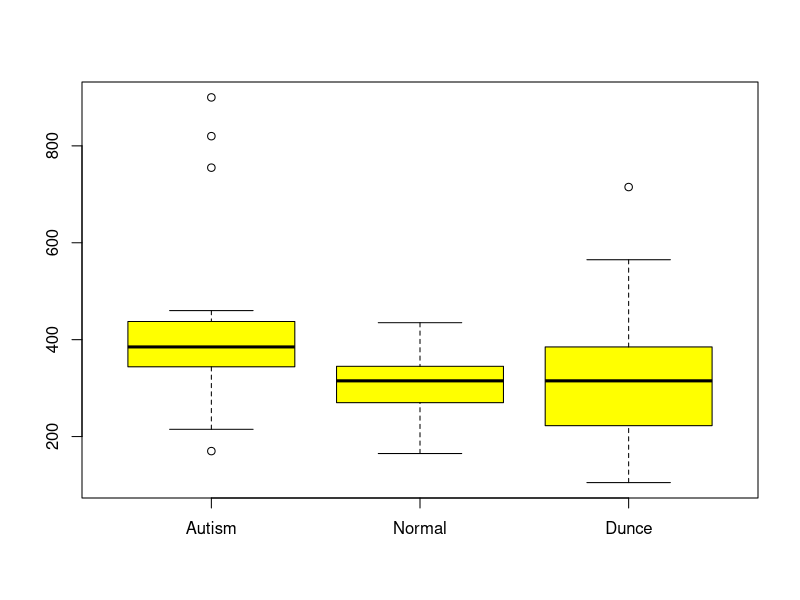
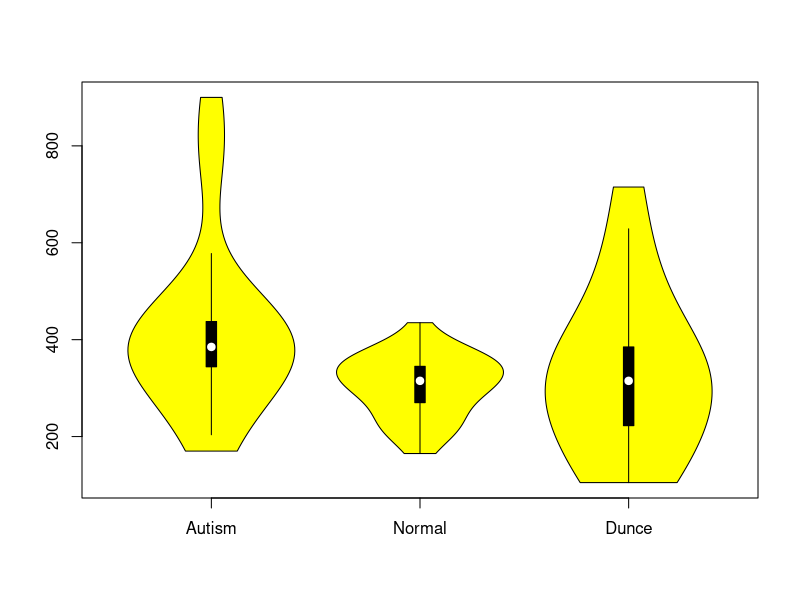
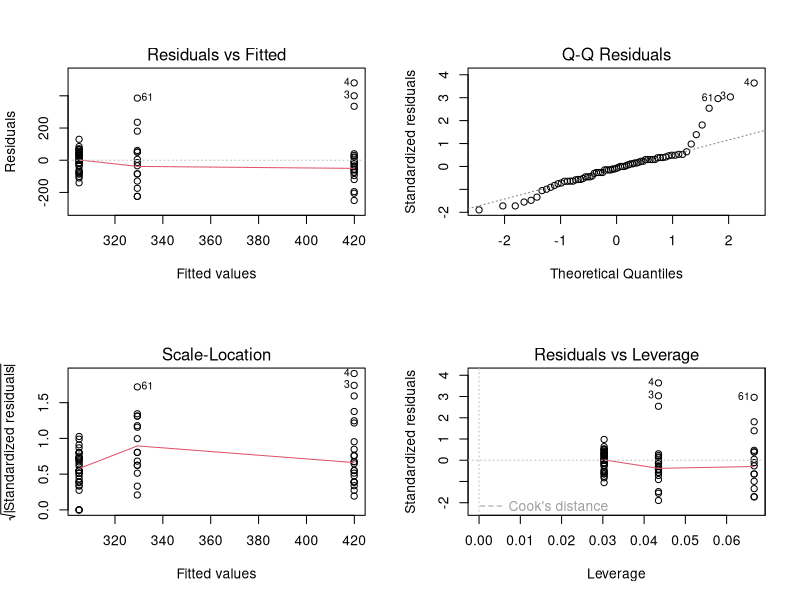
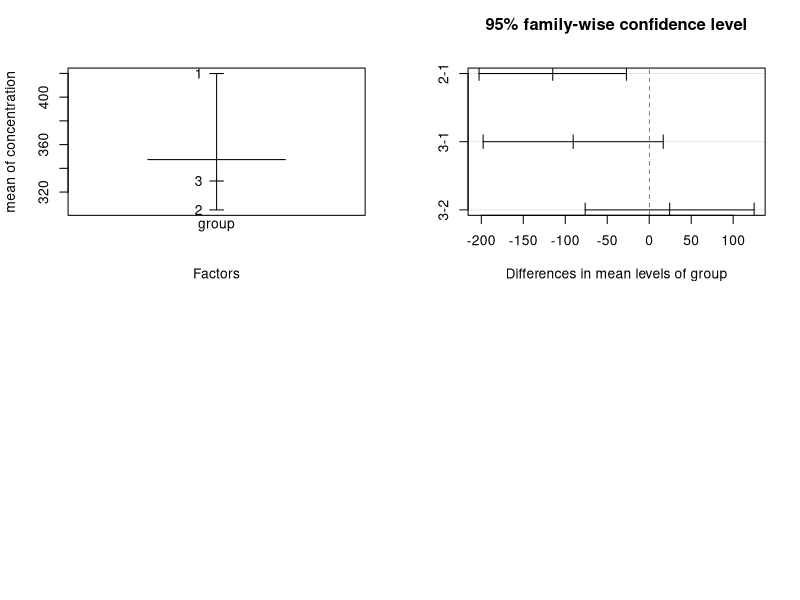

The R script that drew these images, in order:
# 혈청 항원의 농도 면역 이상에 대한 일원 분산분석

# 자폐아
child_a <- c(755, 365, 820, 900, 170, 300, 325, 385, 380, 215, 400,
             343, 415, 345, 410, 460, 225, 440, 400, 360, 435, 450, 360)
# 정상아
child_n <- c(165, 390, 290, 435, 235, 345, 320, 330, 205, 375, 345, 305,
             220, 270, 355, 360, 335, 305, 325, 245, 285, 370, 345, 345,
             230, 370, 285, 315, 195, 270, 305, 375, 220)
# 지진아
child_d <- c(380, 510, 315, 565, 715, 380, 390, 245, 155, 335, 295, 200,
             105, 105, 245)

boxplot(child_a, child_n, child_d, col = "yellow", names = c("Autism", "Normal", "Dunce"))

library(vioplot)
vioplot(child_a, child_n, child_d, col = "yellow", names = c("Autism", "Normal", "Dunce"))

sapply(list(child_a, child_n, child_d), mean)
## [1] 419.9130 305.0000 329.3333

sapply(list(child_a, child_n, child_d), var)
## [1] 31693.356  4071.875 29224.524

concentration <- c(child_a, child_n, child_d)
concentration
##  [1] 755 365 820 900 170 300 325 385 380 215 400 343 415 345 410 460 225 440 400 360 435 450 360 165 390 290 435
## [28] 235 345 320 330 205 375 345 305 220 270 355 360 335 305 325 245 285 370 345 345 230 370 285 315 195 270 305
## [55] 375 220 380 510 315 565 715 380 390 245 155 335 295 200 105 105 245

group <- factor(rep(1:3, c(23, 33, 15)))
group
##  [1] 1 1 1 1 1 1 1 1 1 1 1 1 1 1 1 1 1 1 1 1 1 1 1 2 2 2 2 2 2 2 2 2 2 2 2 2 2 2 2 2 2 2 2 2 2 2 2 2 2 2 2 2 2 2
## [55] 2 2 3 3 3 3 3 3 3 3 3 3 3 3 3 3 3
## Levels: 1 2 3

# 등분산성검정
fligner.test(concentration ~ group)
##
## 	Fligner-Killeen test of homogeneity of variances
##
## data:  concentration by group
## Fligner-Killeen:med chi-squared = 6.8506, df = 2, p-value = 0.03254

# 일원분산분석
one_way_ANOVA <- aov(concentration ~ group)
one_way_ANOVA
## Call:
##    aov(formula = concentration ~ group)
##
## Terms:
##                     group Residuals
## Sum of Squares   185159.3 1236697.2
## Deg. of Freedom         2        68
##
## Residual standard error: 134.8582
## Estimated effects may be unbalanced

par(mfrow = c(2, 2))
plot(one_way_ANOVA)

plot.design(concentration ~ group)


# 다중비교(Multiple Comparison): Tukey's HSD(Honest Significant Differences)
hsd <- TukeyHSD(one_way_ANOVA)
hsd
##   Tukey multiple comparisons of means
##     95% family-wise confidence level
##
## Fit: aov(formula = concentration ~ group)
##
## $group
##           diff        lwr       upr     p adj
## 2-1 -114.91304 -202.68435 -27.14174 0.0070326
## 3-1  -90.57971 -197.82092  16.66150 0.1142305
## 3-2   24.33333  -76.28971 124.95638 0.8315432

plot(hsd)

# 다중비교: LSD
pairwise.t.test(concentration, group)
##
## 	Pairwise comparisons using t tests with pooled SD
##
## data:  concentration and group
##
##   1      2
## 2 0.0076 -
## 3 0.0938 0.5642
##
## P value adjustment method: holm
